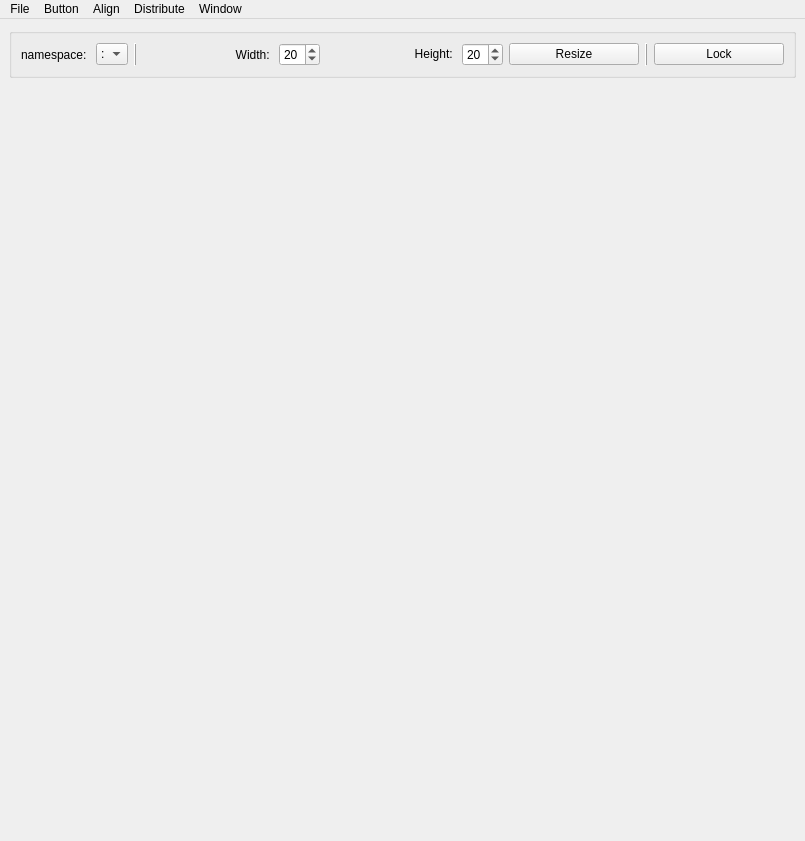
<?xml version="1.0" encoding="UTF-8"?>
<ui version="4.0">
 <class>CharacterPicker</class>
 <widget class="QMainWindow" name="CharacterPicker">
  <property name="geometry">
   <rect>
    <x>0</x>
    <y>0</y>
    <width>805</width>
    <height>841</height>
   </rect>
  </property>
  <property name="sizePolicy">
   <sizepolicy hsizetype="Expanding" vsizetype="Expanding">
    <horstretch>0</horstretch>
    <verstretch>0</verstretch>
   </sizepolicy>
  </property>
  <property name="windowTitle">
   <string>Character Picker</string>
  </property>
  <property name="windowOpacity">
   <double>1.000000000000000</double>
  </property>
  <widget class="QWidget" name="centralwidget">
   <property name="focusPolicy">
    <enum>Qt::ClickFocus</enum>
   </property>
   <layout class="QGridLayout" name="gridLayout_4">
    <item row="0" column="1">
     <widget class="QGroupBox" name="toolLayout">
      <property name="focusPolicy">
       <enum>Qt::NoFocus</enum>
      </property>
      <property name="flat">
       <bool>false</bool>
      </property>
      <layout class="QHBoxLayout" name="topLayout">
       <property name="sizeConstraint">
        <enum>QLayout::SetNoConstraint</enum>
       </property>
       <item>
        <widget class="QLabel" name="namespaceLabel">
         <property name="text">
          <string>namespace: </string>
         </property>
        </widget>
       </item>
       <item>
        <widget class="QComboBox" name="namespaceComboBox">
         <item>
          <property name="text">
           <string>:</string>
          </property>
         </item>
        </widget>
       </item>
       <item>
        <widget class="Line" name="line">
         <property name="frameShadow">
          <enum>QFrame::Raised</enum>
         </property>
         <property name="orientation">
          <enum>Qt::Vertical</enum>
         </property>
        </widget>
       </item>
       <item>
        <widget class="QLabel" name="widthLabel">
         <property name="sizePolicy">
          <sizepolicy hsizetype="Expanding" vsizetype="Preferred">
           <horstretch>0</horstretch>
           <verstretch>0</verstretch>
          </sizepolicy>
         </property>
         <property name="layoutDirection">
          <enum>Qt::LeftToRight</enum>
         </property>
         <property name="text">
          <string>Width: </string>
         </property>
         <property name="alignment">
          <set>Qt::AlignRight|Qt::AlignTrailing|Qt::AlignVCenter</set>
         </property>
        </widget>
       </item>
       <item>
        <widget class="QSpinBox" name="widthInput">
         <property name="singleStep">
          <number>5</number>
         </property>
         <property name="value">
          <number>20</number>
         </property>
        </widget>
       </item>
       <item>
        <widget class="QLabel" name="heightLabel">
         <property name="sizePolicy">
          <sizepolicy hsizetype="Expanding" vsizetype="Preferred">
           <horstretch>0</horstretch>
           <verstretch>0</verstretch>
          </sizepolicy>
         </property>
         <property name="focusPolicy">
          <enum>Qt::TabFocus</enum>
         </property>
         <property name="text">
          <string>Height: </string>
         </property>
         <property name="alignment">
          <set>Qt::AlignRight|Qt::AlignTrailing|Qt::AlignVCenter</set>
         </property>
        </widget>
       </item>
       <item>
        <widget class="QSpinBox" name="heightInput">
         <property name="singleStep">
          <number>5</number>
         </property>
         <property name="value">
          <number>20</number>
         </property>
        </widget>
       </item>
       <item>
        <widget class="QPushButton" name="resizeButton">
         <property name="sizePolicy">
          <sizepolicy hsizetype="Expanding" vsizetype="Fixed">
           <horstretch>0</horstretch>
           <verstretch>0</verstretch>
          </sizepolicy>
         </property>
         <property name="focusPolicy">
          <enum>Qt::ClickFocus</enum>
         </property>
         <property name="styleSheet">
          <string notr="true">color: rgb(3, 3, 3);</string>
         </property>
         <property name="text">
          <string>Resize</string>
         </property>
        </widget>
       </item>
       <item>
        <widget class="Line" name="line_2">
         <property name="frameShadow">
          <enum>QFrame::Raised</enum>
         </property>
         <property name="lineWidth">
          <number>1</number>
         </property>
         <property name="orientation">
          <enum>Qt::Vertical</enum>
         </property>
        </widget>
       </item>
       <item>
        <widget class="QPushButton" name="lockButton">
         <property name="sizePolicy">
          <sizepolicy hsizetype="Expanding" vsizetype="Fixed">
           <horstretch>0</horstretch>
           <verstretch>0</verstretch>
          </sizepolicy>
         </property>
         <property name="focusPolicy">
          <enum>Qt::ClickFocus</enum>
         </property>
         <property name="styleSheet">
          <string notr="true">color: rgb(3, 3,  3);</string>
         </property>
         <property name="text">
          <string>Lock</string>
         </property>
        </widget>
       </item>
      </layout>
     </widget>
    </item>
    <item row="1" column="1">
     <widget class="QTabWidget" name="tabWidget">
      <property name="tabShape">
       <enum>QTabWidget::Triangular</enum>
      </property>
      <property name="currentIndex">
       <number>-1</number>
      </property>
      <property name="iconSize">
       <size>
        <width>5</width>
        <height>5</height>
       </size>
      </property>
      <property name="elideMode">
       <enum>Qt::ElideLeft</enum>
      </property>
      <property name="documentMode">
       <bool>true</bool>
      </property>
      <property name="movable">
       <bool>true</bool>
      </property>
      <property name="tabBarAutoHide">
       <bool>false</bool>
      </property>
     </widget>
    </item>
   </layout>
  </widget>
  <widget class="QMenuBar" name="menuBar">
   <property name="geometry">
    <rect>
     <x>0</x>
     <y>0</y>
     <width>805</width>
     <height>26</height>
    </rect>
   </property>
   <widget class="QMenu" name="menuFile">
    <property name="title">
     <string>File</string>
    </property>
    <addaction name="actionSave_Layout"/>
    <addaction name="actionOpen_Layout"/>
    <addaction name="separator"/>
   </widget>
   <widget class="QMenu" name="menuWindow">
    <property name="title">
     <string>Window</string>
    </property>
    <addaction name="actionLower_Opacity"/>
    <addaction name="actionToggle_Toolbar"/>
    <addaction name="actionLoad_Background"/>
   </widget>
   <widget class="QMenu" name="menuAlign">
    <property name="title">
     <string>Align</string>
    </property>
    <addaction name="actionLeft_Edges"/>
    <addaction name="actionTop_Edges"/>
   </widget>
   <widget class="QMenu" name="menuDistribute">
    <property name="title">
     <string>Distribute</string>
    </property>
    <addaction name="actionHorizontally"/>
    <addaction name="actionVertically"/>
   </widget>
   <widget class="QMenu" name="menuButton">
    <property name="title">
     <string>Button</string>
    </property>
    <addaction name="actionUse_Screenspace"/>
    <addaction name="actionAdd"/>
    <addaction name="actionAdd_Group"/>
    <addaction name="separator"/>
    <addaction name="actionChange_Color"/>
    <addaction name="separator"/>
    <addaction name="actionRemove"/>
   </widget>
   <addaction name="menuFile"/>
   <addaction name="menuButton"/>
   <addaction name="menuAlign"/>
   <addaction name="menuDistribute"/>
   <addaction name="menuWindow"/>
  </widget>
  <action name="actionSave_Layout">
   <property name="text">
    <string>Save Layout</string>
   </property>
   <property name="shortcut">
    <string>Ctrl+S</string>
   </property>
   <property name="shortcutContext">
    <enum>Qt::WindowShortcut</enum>
   </property>
  </action>
  <action name="actionOpen_Layout">
   <property name="text">
    <string>Open Layout</string>
   </property>
   <property name="shortcut">
    <string>Ctrl+O</string>
   </property>
   <property name="shortcutContext">
    <enum>Qt::WindowShortcut</enum>
   </property>
  </action>
  <action name="actionLower_Opacity">
   <property name="checkable">
    <bool>true</bool>
   </property>
   <property name="text">
    <string>Lower Opacity</string>
   </property>
  </action>
  <action name="actionLeft_Edges">
   <property name="text">
    <string>Left Edges</string>
   </property>
  </action>
  <action name="actionTop_Edges">
   <property name="text">
    <string>Top Edge</string>
   </property>
  </action>
  <action name="actionHorizontally">
   <property name="text">
    <string>Horizontally</string>
   </property>
  </action>
  <action name="actionVertically">
   <property name="text">
    <string>Vertically</string>
   </property>
  </action>
  <action name="actionToggle_Toolbar">
   <property name="checkable">
    <bool>true</bool>
   </property>
   <property name="checked">
    <bool>true</bool>
   </property>
   <property name="text">
    <string>Toolbar</string>
   </property>
  </action>
  <action name="actionAdd">
   <property name="text">
    <string>Add</string>
   </property>
  </action>
  <action name="actionAdd_Group">
   <property name="text">
    <string>Add Group</string>
   </property>
  </action>
  <action name="actionChange_Color">
   <property name="text">
    <string>Change Color</string>
   </property>
  </action>
  <action name="actionUse_Screenspace">
   <property name="checkable">
    <bool>true</bool>
   </property>
   <property name="checked">
    <bool>false</bool>
   </property>
   <property name="text">
    <string>Use Screenspace Projection</string>
   </property>
  </action>
  <action name="actionRemove">
   <property name="text">
    <string>Remove</string>
   </property>
  </action>
  <action name="actionLoad_Background">
   <property name="text">
    <string>Load Background</string>
   </property>
  </action>
  <action name="actionAdd_Text">
   <property name="text">
    <string>Add Text</string>
   </property>
  </action>
  <action name="actionAdd_Text_2">
   <property name="text">
    <string>Add Text</string>
   </property>
  </action>
  <action name="actionAdd_Text_3">
   <property name="text">
    <string>Add Text</string>
   </property>
  </action>
 </widget>
 <resources/>
 <connections/>
</ui>
